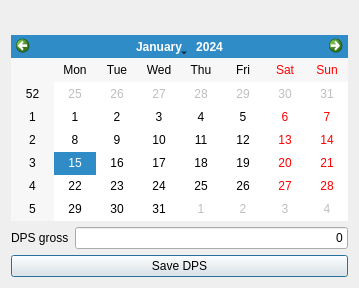
<?xml version="1.0" encoding="UTF-8"?>
<ui version="4.0">
 <class>frmDPSAdd</class>
 <widget class="QDialog" name="frmDPSAdd">
  <property name="windowModality">
   <enum>Qt::ApplicationModal</enum>
  </property>
  <property name="geometry">
   <rect>
    <x>0</x>
    <y>0</y>
    <width>359</width>
    <height>288</height>
   </rect>
  </property>
  <property name="windowTitle">
   <string>New DPS</string>
  </property>
  <property name="windowIcon">
   <iconset resource="../images/xulpymoney.qrc">
    <normaloff>:/xulpymoney/coins.png</normaloff>:/xulpymoney/coins.png</iconset>
  </property>
  <property name="modal">
   <bool>true</bool>
  </property>
  <layout class="QHBoxLayout" name="horizontalLayout_4">
   <item>
    <layout class="QVBoxLayout" name="verticalLayout">
     <item>
      <widget class="QLabel" name="lbl">
       <property name="font">
        <font>
         <pointsize>12</pointsize>
        </font>
       </property>
       <property name="styleSheet">
        <string notr="true">color: rgb(0, 192, 0);</string>
       </property>
       <property name="alignment">
        <set>Qt::AlignCenter</set>
       </property>
      </widget>
     </item>
     <item>
      <layout class="QHBoxLayout" name="horizontalLayout">
       <item>
        <widget class="QCalendarWidget" name="calendar"/>
       </item>
      </layout>
     </item>
     <item>
      <layout class="QHBoxLayout" name="horizontalLayout_2">
       <item>
        <widget class="QLabel" name="label_2">
         <property name="text">
          <string>DPS gross</string>
         </property>
        </widget>
       </item>
       <item>
        <widget class="myQLineEdit" name="txtGross">
         <property name="text">
          <string>0</string>
         </property>
         <property name="alignment">
          <set>Qt::AlignRight|Qt::AlignTrailing|Qt::AlignVCenter</set>
         </property>
        </widget>
       </item>
      </layout>
     </item>
     <item>
      <widget class="QPushButton" name="cmd">
       <property name="text">
        <string>Save DPS</string>
       </property>
       <property name="icon">
        <iconset resource="../images/xulpymoney.qrc">
         <normaloff>:/xulpymoney/save.png</normaloff>:/xulpymoney/save.png</iconset>
       </property>
      </widget>
     </item>
    </layout>
   </item>
  </layout>
 </widget>
 <customwidgets>
  <customwidget>
   <class>myQLineEdit</class>
   <extends>QLineEdit</extends>
   <header location="global">myqlineedit</header>
  </customwidget>
 </customwidgets>
 <tabstops>
  <tabstop>txtGross</tabstop>
  <tabstop>cmd</tabstop>
 </tabstops>
 <resources>
  <include location="../images/xulpymoney.qrc"/>
 </resources>
 <connections/>
</ui>
